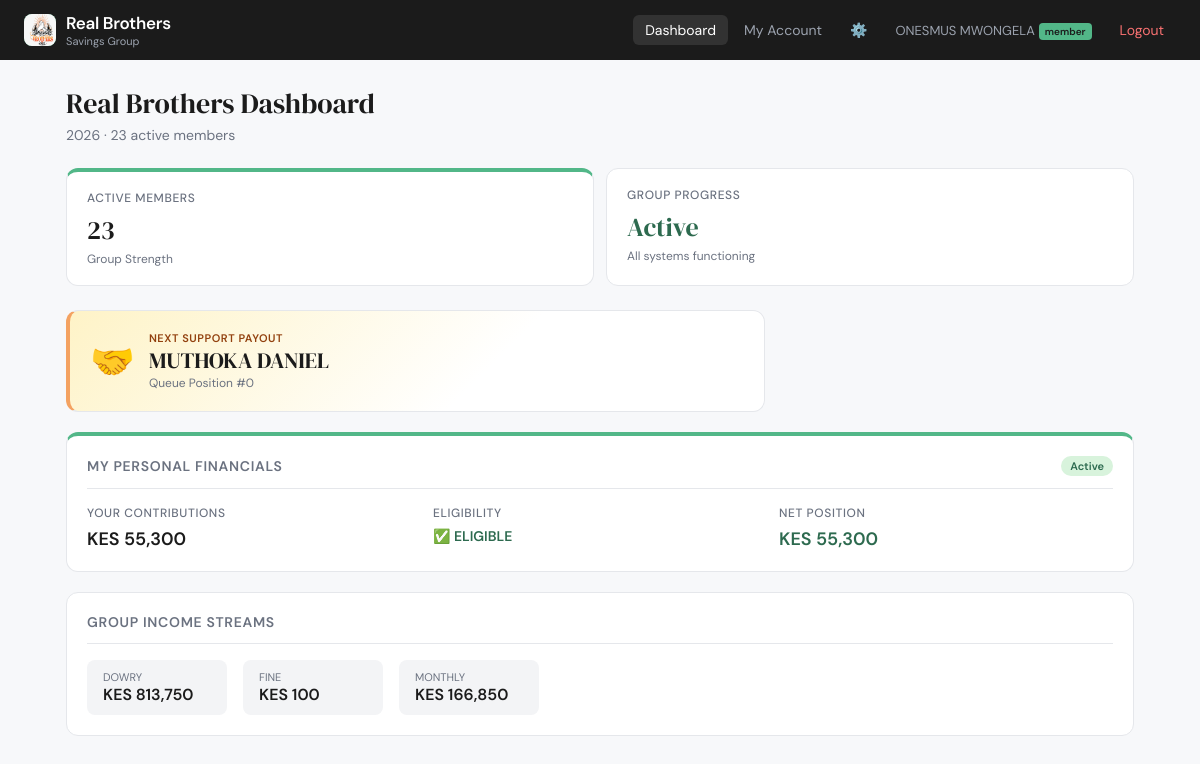
Screenshot of /dashboard (signed in) with the database file from the repository.
### models.py (models this page shows, shortened)
class Member(db.Model):
    __tablename__ = 'members'
    id = db.Column(db.Integer, primary_key=True)
    name = db.Column(db.String(100), nullable=False)
    username = db.Column(db.String(50), unique=True, nullable=False)
    password = db.Column(db.String(255), nullable=False)
    role = db.Column(db.String(20), default='member') # super_admin, admin, member
    status = db.Column(db.String(20), default='active') # active, dormant, suspended, exited
    is_special = db.Column(db.Boolean, default=False)
    phone = db.Column(db.String(20))
    profile_pic = db.Column(db.String(255), default='default_profile.png')
    joined_year = db.Column(db.Integer, default=2023)
    joined_date = db.Column(db.DateTime, default=datetime.utcnow)
    dowry_received = db.Column(db.Integer, default=0)
    dowry_queue_position = db.Column(db.Integer, default=0)
    created_at = db.Column(db.DateTime, default=datetime.utcnow)
    failed_login_attempts = db.Column(db.Integer, default=0)
    account_locked = db.Column(db.Boolean, default=False)
    locked_until = db.Column(db.DateTime)
    last_login = db.Column(db.DateTime)
    last_password_change = db.Column(db.DateTime)
    payments = db.relationship('Payment', backref='member', lazy=True, cascade="all, delete-orphan")
    fds = db.relationship('FixedDeposit', backref='member', lazy=True)
    refunds = db.relationship('MemberRefund', backref='member', lazy=True)
    attendances = db.relationship('Attendance', backref='member', lazy=True)

### app.py (the view)
@app.route('/dashboard')
@login_required
def dashboard():
    fins = get_financial_summary()
    members_list = Member.query.filter(Member.status != 'exited').all()
    next_support = Member.query.filter_by(dowry_received=0, status='active').order_by(Member.dowry_queue_position).first()
    user_stats = get_member_stats(session['user_id'])
    return render_template('dashboard.html', fins=fins, member_count=len(members_list),
                           next_support=next_support, user_stats=user_stats, year=datetime.now().year,
                           MONTHLY_CONTRIBUTION=MONTHLY_CONTRIBUTION, ANNUAL_CONTRIBUTION=ANNUAL_CONTRIBUTION)

### rbac.py (called while the page is built)
def login_required(f):
    @wraps(f)
    def decorated(*args, **kwargs):
        if 'user_id' not in session:
            flash('Please log in first.', 'error')
            return redirect(url_for('login'))
        user = Member.query.get(session['user_id'])
        if not user:
            session.clear()
            flash('User account no longer exists.', 'error')
            return redirect(url_for('login'))
        return f(*args, **kwargs)
    return decorated

### templates/dashboard.html (shortened to what this page needs)
{% extends "base.html" %}
{% block content %}
<h1 class="page-title">Real Brothers Dashboard</h1>
<p class="page-sub">{{ year }} · {{ member_count }} active members</p>
<div class="stat-grid">
  {% if session.role == 'super_admin' %}
  <div class="stat-card" style="border-top: 4px solid var(--green);">
    <div class="stat-label">Total Group Balance</div>
    <div class="stat-value green">KES {{ "{:,.0f}".format(fins.current_balance) }}</div>
    <div class="stat-sub">Net available funds (Super Admin Only)</div>
  </div>
  <div class="stat-card">
    <div class="stat-label">Total Collected</div>
    <div class="stat-value">KES {{ "{:,.0f}".format(fins.total_income) }}</div>
    <div class="stat-sub">All time income</div>
  </div>
  {% else %}
  <div class="stat-card" style="border-top: 4px solid var(--green-light);">
    <div class="stat-label">Active Members</div>
    <div class="stat-value">{{ member_count }}</div>
    <div class="stat-sub">Group Strength</div>
  </div>
  <div class="stat-card">
    <div class="stat-label">Group Progress</div>
    <div class="stat-value green">Active</div>
    <div class="stat-sub">All systems functioning</div>
  </div>
  {% endif %}
</div>
<div style="display:grid; grid-template-columns: 2fr 1fr; gap:20px; margin-bottom:20px;">
  {% if next_support %}
  <div class="card" style="border-left: 4px solid #F4A261; background: linear-gradient(135deg, #FEF3C7 0%, #FFFFFF 60%);">
    <div style="display:flex; align-items:center; gap: 14px;">
      <div style="font-size: 36px;">🤝</div>
      <div>
        <div style="font-size:11px; font-weight:600; color:#92400E; text-transform:uppercase; letter-spacing:0.05em;">Next Support Payout</div>
        <div style="font-family:'DM Serif Display',serif; font-size:22px;">{{ next_support.name }}</div>
        <div style="font-size:12px; color:#6B7280;">Queue Position #{{ next_support.dowry_queue_position }}</div>
      </div>
    </div>
  </div>
  {% endif %}
</div>
{% if user_stats %}
<div class="card" style="margin-bottom: 20px; border-top: 4px solid var(--green-light);">
  <div class="card-header">
    <span class="card-title">My Personal Financials</span>
    <span class="badge badge-green">{{ user_stats.status|capitalize }}</span>
  </div>
  <div style="display:grid; grid-template-columns: repeat(auto-fit, minmax(150px, 1fr)); gap:12px;">
    <div>
      <div class="stat-label">Your Contributions</div>
      <div style="font-size:18px; font-weight:600;">KES {{ "{:,.0f}".format(user_stats.total_paid) }}</div>
    </div>
    <div>
      <div class="stat-label">Eligibility</div>
      <div style="font-size:14px; font-weight:600;">
        {% if user_stats.is_eligible %}
        <span style="color:var(--green);">✅ ELIGIBLE</span>
        {% else %}
        <span style="color:#DC2626;">❌ NOT ELIGIBLE</span>
        {% endif %}
      </div>
    </div>
    <div>
      <div class="stat-label">Net Position</div>
      <div style="font-size:18px; font-weight:600; color:var(--green);">KES {{ "{:,.0f}".format(user_stats.net_position) }}</div>
    </div>
  </div>
</div>
{% endif %}
<div class="card">
  <div class="card-header">
    <span class="card-title">Group Income Streams</span>
  </div>
  <div style="display:flex; gap:16px; flex-wrap:wrap;">
    {% for cat, amt in fins.income_breakdown.items() %}
    <div style="background:var(--gray-light); padding:10px 16px; border-radius:8px; min-width: 140px;">
      <div style="font-size:11px; color:var(--gray); text-transform:uppercase;">{{ cat }}</div>
      <div style="font-weight:600;">KES {{ "{:,.0f}".format(amt) }}</div>
    </div>
    {% endfor %}
  </div>
</div>
{% endblock %}

### templates/base.html (shortened to what this page needs)
<!DOCTYPE html>
<html lang="en">
<head>
</head>
<body>
<nav class="navbar">
  <div class="navbar-brand">
    <div class="logo">
      <img src="{{ url_for('static', filename='logo.png') }}" onerror="this.style.display='none'; this.nextElementSibling.style.display='flex';" style="height:100%; width:100%; border-radius:8px; object-fit:cover;">
    </div>
    <div>
      <span>Real Brothers</span>
      <small>Savings Group</small>
    </div>
  </div>
  {% if session.user_id %}
  <div class="navbar-nav">
    <a href="{{ url_for('dashboard') }}" class="nav-link {% if request.endpoint=='dashboard' %}active{% endif %}">Dashboard</a>
    <a href="{{ url_for('member_detail', member_id=session.user_id) }}" class="nav-link">My Account</a>
    <a href="{{ url_for('change_password') }}" class="nav-link" title="Settings">⚙️</a>
    <span class="nav-user">{{ session.name }}<span class="nav-badge">{{ session.role }}</span></span>
    <a href="{{ url_for('logout') }}" class="nav-link logout">Logout</a>
  </div>
  {% endif %}
</nav>
<div class="container">
  {% block content %}{% endblock %}
</div>
</body>
</html>

### templates/base.html (style rules this page uses)
:root { --green: #2D6A4F; --green-light: #52B788; --green-pale: #D8F3DC; --amber: #E76F51; --amber-pale: #FDEBD0; --gold: #F4A261; --dark: #1B1B1B; --gray: #6B7280; --gray-light: #F3F4F6; --border: #E5E7EB; --white: #FFFFFF; --radius: 12px; --radius-sm: 8px; }
* { box-sizing: border-box; margin: 0; padding: 0; }
body { font-family: 'DM Sans', sans-serif; background: #F7F8FA; color: var(--dark); min-height: 100vh; }
h1, h2, h3 { font-family: 'DM Serif Display', serif; font-weight: 400; }
a { color: var(--green); text-decoration: none; }
.navbar { background: var(--dark); padding: 0 24px; display: flex; align-items: center; justify-content: space-between; height: 60px; position: sticky; top: 0; z-index: 100; }
.navbar-brand { display: flex; align-items: center; gap: 10px; }
.navbar-brand .logo { width: 32px; height: 32px; background: var(--green-light); border-radius: 8px; display: flex; align-items: center; justify-content: center; font-family: 'DM Serif Display', serif; font-size: 18px; color: var(--dark); }
.navbar-brand span { font-size: 17px; font-weight: 600; color: var(--white); letter-spacing: -0.3px; }
.navbar-brand small { font-size: 11px; color: #9CA3AF; display: block; font-weight: 400; }
.navbar-nav { display: flex; align-items: center; gap: 4px; }
.nav-link { color: #9CA3AF; padding: 6px 12px; border-radius: 6px; font-size: 14px; transition: all 0.15s; white-space: nowrap; }
.nav-link:hover, .nav-link.active { background: rgba(255,255,255,0.1); color: var(--white); }
.nav-link.logout { color: #F87171; }
.nav-user { font-size: 13px; color: #9CA3AF; padding: 6px 12px; }
.nav-badge { background: var(--green-light); color: var(--dark); font-size: 10px; font-weight: 600; padding: 2px 6px; border-radius: 4px; margin-left: 4px; }
.container { max-width: 1100px; margin: 0 auto; padding: 24px 16px; }
.page-title { font-size: 28px; color: var(--dark); margin-bottom: 4px; }
.page-sub { color: var(--gray); font-size: 14px; margin-bottom: 24px; }
.card { background: var(--white); border-radius: var(--radius); border: 1px solid var(--border); padding: 20px; }
.card-header { display: flex; align-items: center; justify-content: space-between; margin-bottom: 16px; padding-bottom: 12px; border-bottom: 1px solid var(--border); }
.card-title { font-family: 'DM Sans', sans-serif; font-size: 14px; font-weight: 600; color: var(--gray); text-transform: uppercase; letter-spacing: 0.05em; }
.stat-grid { display: grid; grid-template-columns: repeat(auto-fit, minmax(180px, 1fr)); gap: 12px; margin-bottom: 24px; }
.stat-card { background: var(--white); border-radius: var(--radius); border: 1px solid var(--border); padding: 18px 20px; }
.stat-label { font-size: 12px; font-weight: 500; color: var(--gray); text-transform: uppercase; letter-spacing: 0.05em; margin-bottom: 6px; }
.stat-value { font-size: 26px; font-family: 'DM Serif Display', serif; color: var(--dark); }
.stat-value.green { color: var(--green); }
.stat-sub { font-size: 12px; color: var(--gray); margin-top: 3px; }
.badge { display: inline-flex; align-items: center; gap: 4px; font-size: 11px; font-weight: 600; padding: 3px 9px; border-radius: 20px; white-space: nowrap; }
.badge-green { background: var(--green-pale); color: var(--green); }

### rows the page displays
Member: name "ONESMUS MWONGELA", status "Active"
Member: name "MUTHOKA DANIEL", dowry_queue_position "0"

### other values shown
{{ session.role }} "member"
{{ year }} "2026"
{{ member_count }} "23"
{{ "{:,.0f}".format(user_stats.total_paid) }} "55,300"
{{ "{:,.0f}".format(user_stats.net_position) }} "55,300"
{{ cat }} "DOWRY" "FINE" "MONTHLY"
{{ "{:,.0f}".format(amt) }} "813,750" "100" "166,850"
